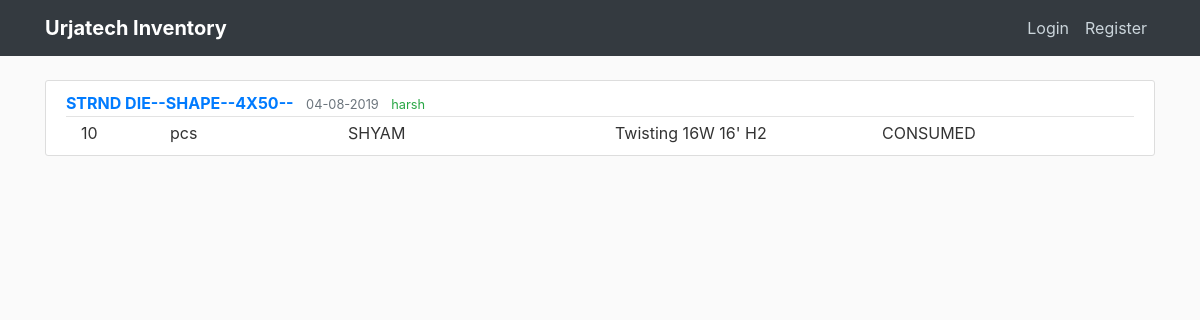
Screenshot of /post/2 with the database file from the repository.
### flaskblog/models.py (models this page shows, shortened)
class Post(db.Model):
    id = db.Column(db.Integer, primary_key=True)
    material_id = db.Column(db.String(50), nullable=False)
    numbers_issued = db.Column(db.Integer)
    unit = db.Column(db.String(10))
    person = db.Column(db.String(20))
    location = db.Column(db.String(50))
    type_issued = db.Column(db.String(20))
    date_posted = db.Column(db.DateTime, nullable=False, default=datetime.now)
    user_id = db.Column(db.Integer, db.ForeignKey('user.id'))

class User(db.Model, UserMixin):
    id = db.Column(db.Integer, primary_key=True)
    name = db.Column(db.String(30), nullable=False)
    username = db.Column(db.String(20), unique=True, nullable=False)
    email = db.Column(db.String(100), unique=True, nullable=False)
    image_file = db.Column(db.String(20), nullable=False, default='56c6632a3ab0abec.jpg')
    password = db.Column(db.String(60), nullable=False)
    posts = db.relationship('Post', backref='author', lazy=True)

### flaskblog/routes.py (the view)
@app.route("/post/<int:post_id>")
def post(post_id):
    post = Post.query.get_or_404(post_id)
    return render_template('post.html', title=post.material_id, post=post)

### flaskblog/templates/post.html (shortened to what this page needs)
{% extends "layout.html" %}
{% block content %}
    <article class="media content-section">
        <div class="media-body">
            <div class="article-metadata">
                <a class="mr-2 text-uppercase font-weight-bold" href="#">{{ post.material_id }}</a>
                <small class="text-muted">{{ post.date_posted.strftime('%d-%m-%Y') }}</small>
                <small class="ml-2 text-success">{{ post.author.name }}</small>
            </div>
            <div class="container mr-1">
              <div class="row">
                <div class="col-1">
                  {{ post.numbers_issued }}
                </div>
                <div class="col-2">
                  {{ post.unit }}
                </div>
                <div class="col-3">
                  {{ post.person }}
                </div>
                <div class="col-3">
                  {{ post.location }}
                </div>
                <div class="col-1">
                  {{ post.type_issued }}
                </div>
              </div>
        </div>
    </article>
{% endblock content %}

### flaskblog/static/main.css (style rules this page uses)
body { background: #fafafa; color: #333333; margin-top: 5rem; }
.content-section { background: #ffffff; padding: 10px 20px; border: 1px solid #dddddd; border-radius: 3px; margin-bottom: 20px; }
.article-metadata { padding-bottom: 1px; margin-bottom: 4px; border-bottom: 1px solid #e3e3e3 }

### rows the page displays
Post: material_id "STRND DIE--SHAPE--4X50--", date_posted "04-08-2019", numbers_issued "10", unit "pcs", person "SHYAM", location "Twisting 16W 16' H2", type_issued "CONSUMED"
User: author.name "harsh"
